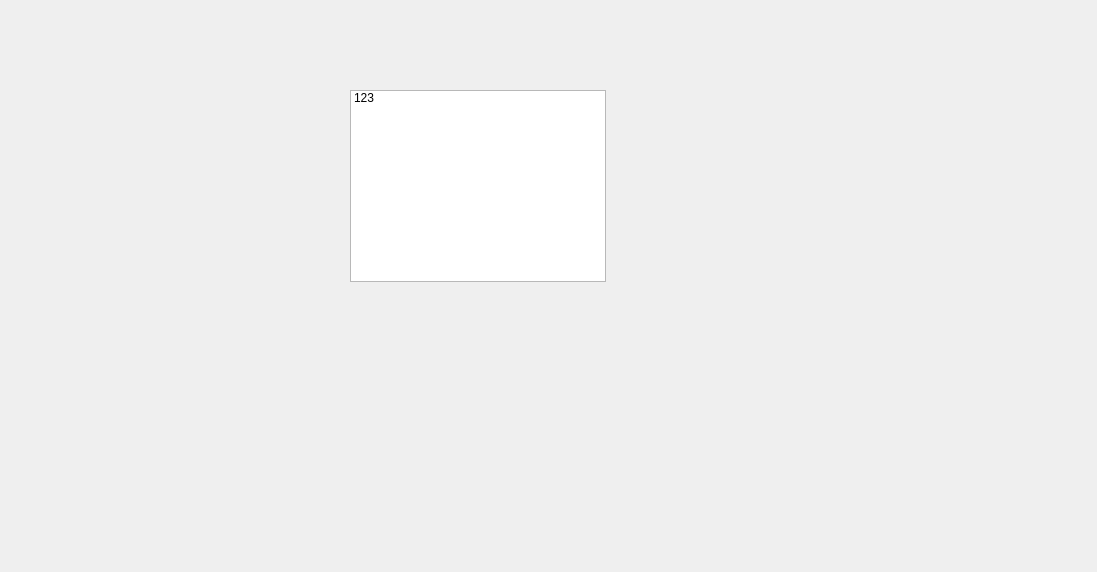
<?xml version="1.0" encoding="UTF-8"?>
<ui version="4.0">
 <class>Form</class>
 <widget class="QWidget" name="Form">
  <property name="geometry">
   <rect>
    <x>0</x>
    <y>0</y>
    <width>1097</width>
    <height>572</height>
   </rect>
  </property>
  <property name="windowTitle">
   <string>Form</string>
  </property>
  <widget class="QListWidget" name="listWidget">
   <property name="geometry">
    <rect>
     <x>350</x>
     <y>90</y>
     <width>256</width>
     <height>192</height>
    </rect>
   </property>
   <property name="wordWrap">
    <bool>true</bool>
   </property>
   <item>
    <property name="text">
     <string>123</string>
    </property>
   </item>
  </widget>
 </widget>
 <resources/>
 <connections/>
</ui>
